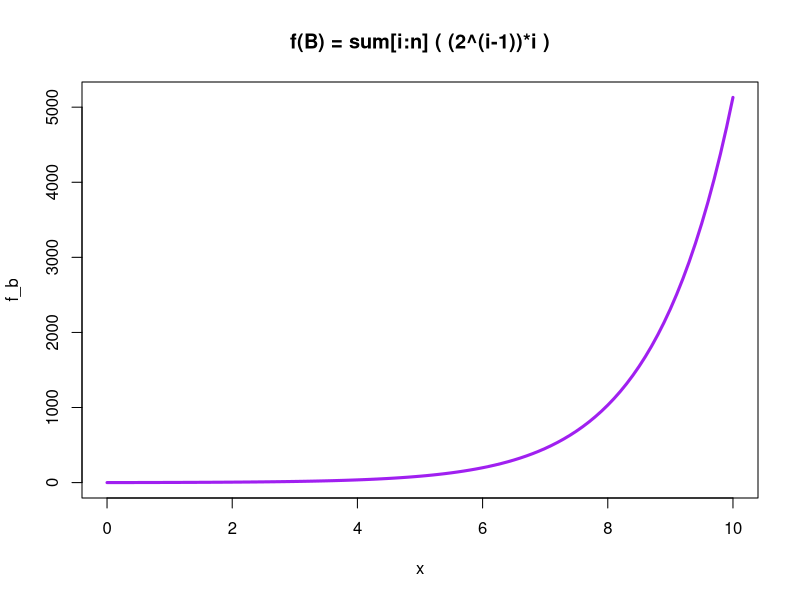
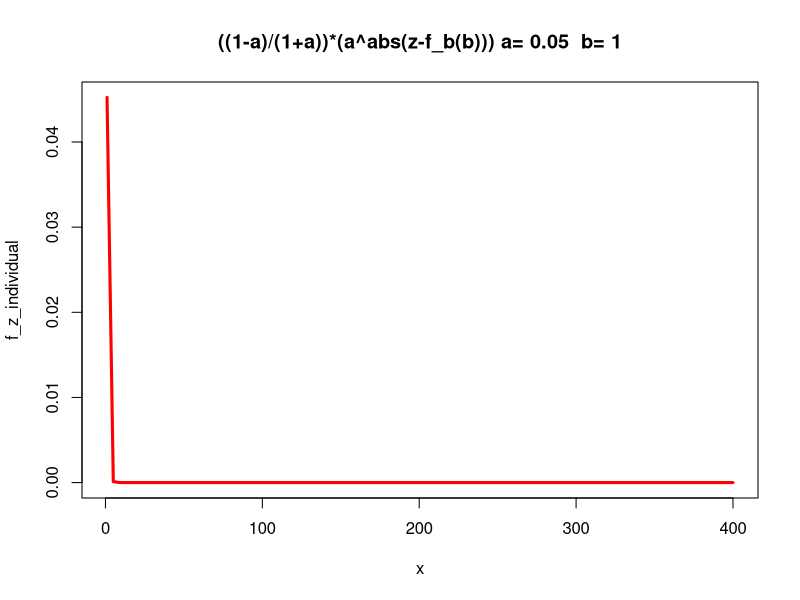
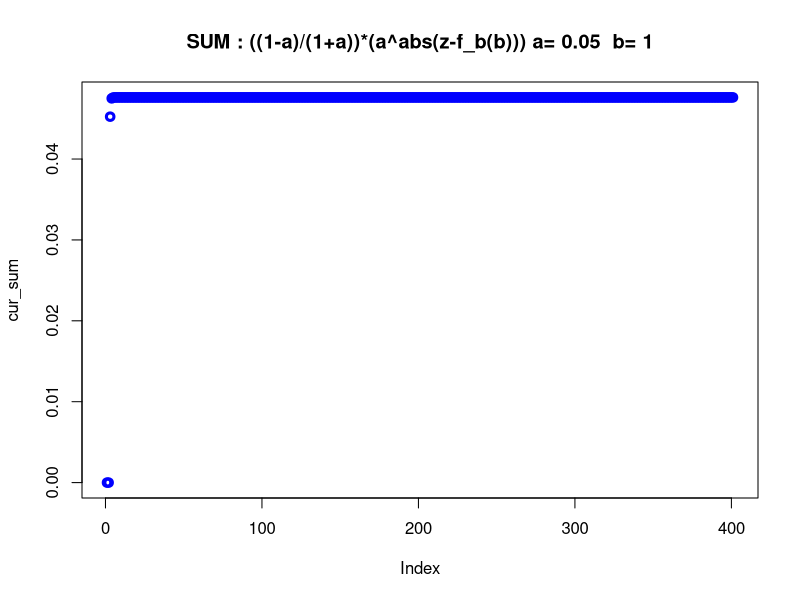
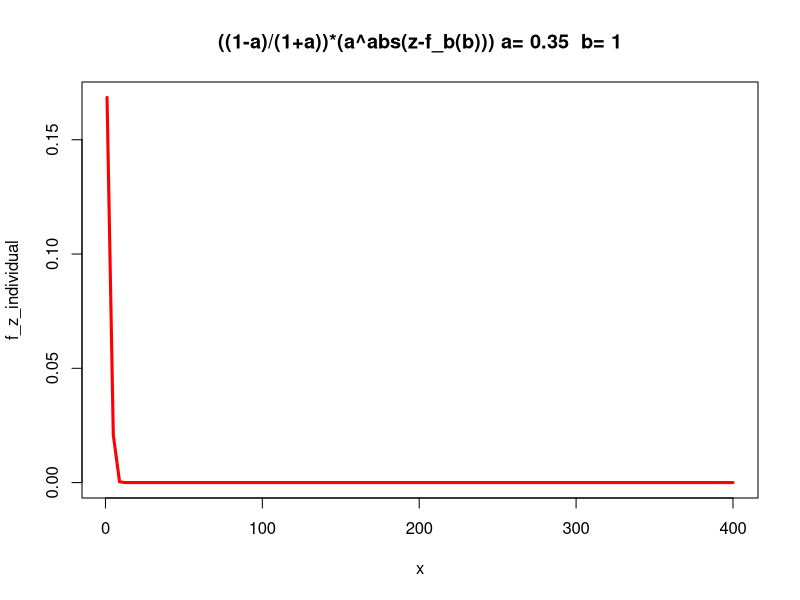
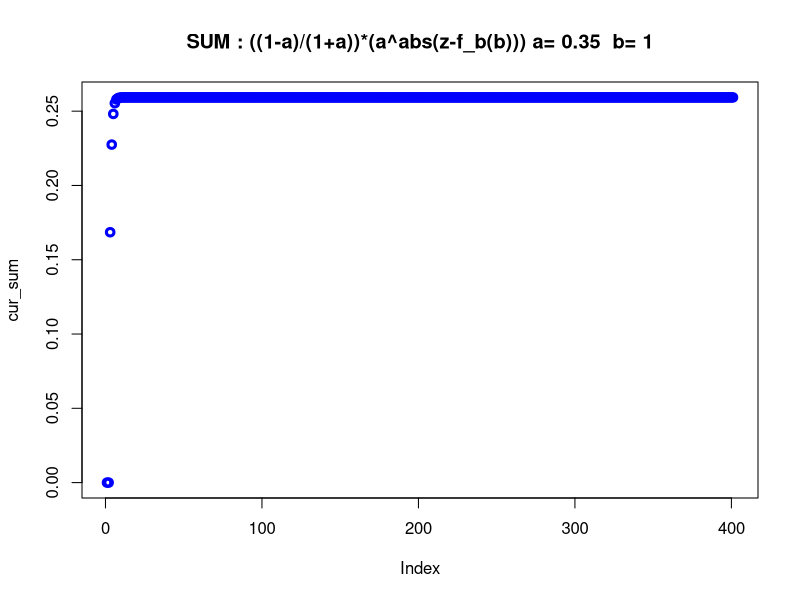
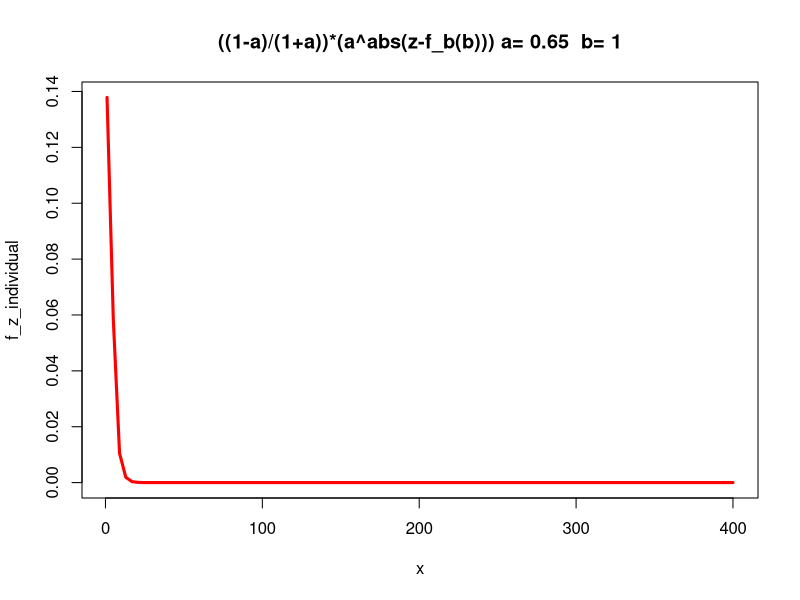
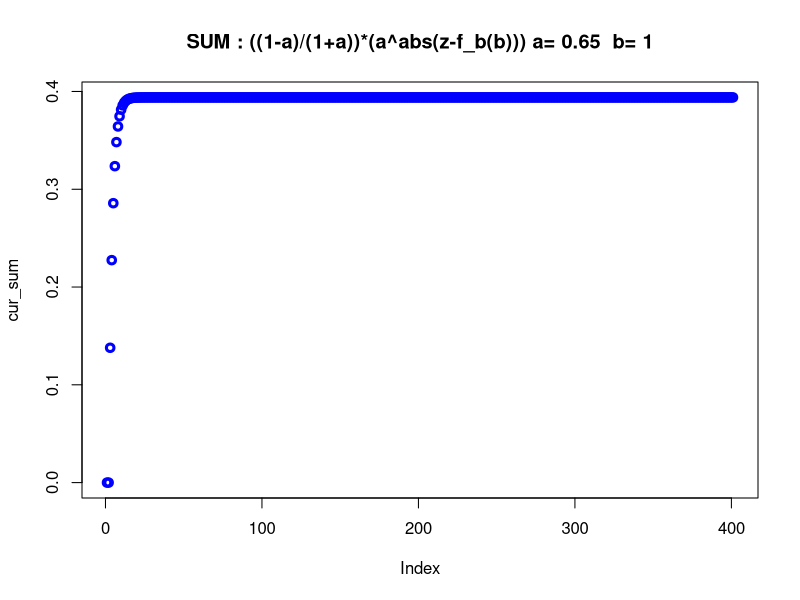
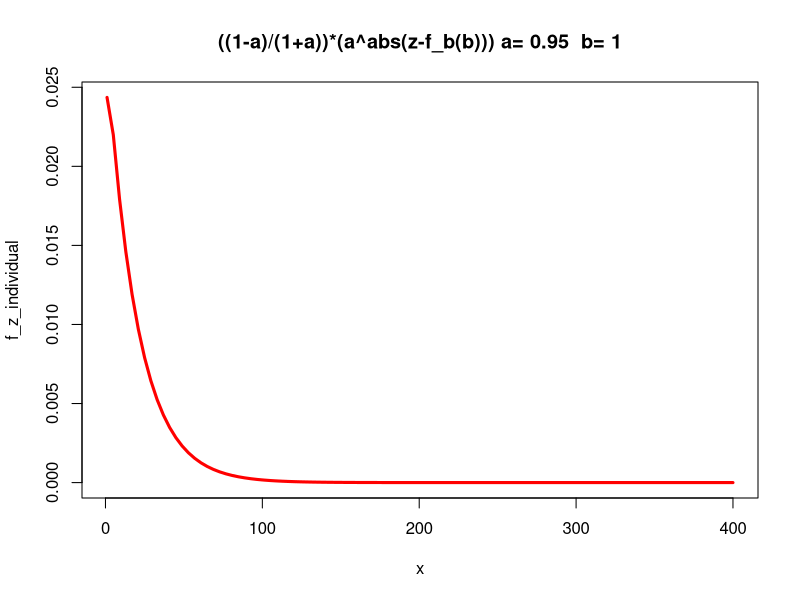

Write the R code that produced these figures, in order.
# problem 3.3.a

f_n <- function(i){
  eval.parent(substitute(i <- i + ( (2^(i-1))*i )))
} 

f_b <- function (n) {
  sum <- 0
  sum <- sum + f_n(n)
  return(sum)
}

f_z <- function (z,a,b) ((1-a)/(1+a))*(a^abs(z-f_b(b)))
  
f_z_individual <- function(z) f_z(z,a,b)

for (b in seq(1,6,by=1)){
  plot(f_b, 0, 10, main="f(B) = sum[i:n] ( (2^(i-1))*i )", lwd=3, col="purple")
  for (a in seq(0.05,0.95,by=0.3)){
    plot(f_z_individual, 1, 400, main=paste("((1-a)/(1+a))*(a^abs(z-f_b(b))) a=", a," b=", b), lwd=3, col="red")
    nums <- seq(1,400,by=1)
    cur_sum <- array(0,dim=c(1,400))
    for (q in 2:length(nums)+1){
      q <- as.numeric(q)
      cur_sum[q] <- cur_sum[q-1] + f_z_individual(q)
    }
    plot(cur_sum, main=paste("SUM : ((1-a)/(1+a))*(a^abs(z-f_b(b))) a=", a," b=", b), lwd=3, col="blue")
  }
}